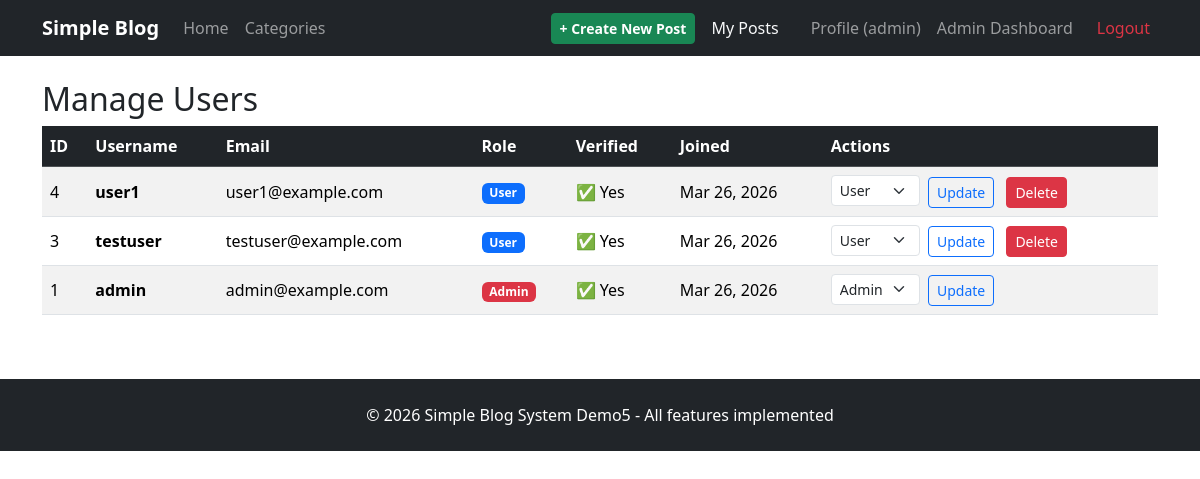
Screenshot of /PHP01/Projects/Project_1_Simple_Blog_System/demo5/index.php?controller=admin&action=manageUsers (signed in) with the database file from the repository.
### tables this page shows
CREATE TABLE `users` (
  `id` int(11) NOT NULL,
  `username` varchar(50) NOT NULL,
  `email` varchar(100) NOT NULL,
  `password` varchar(255) NOT NULL,
  `role` enum('user','admin') DEFAULT 'user',
  `verified` tinyint(1) DEFAULT 1,
  `verification_token` varchar(255) DEFAULT NULL,
  `reset_token` varchar(255) DEFAULT NULL,
  `reset_expires` datetime DEFAULT NULL,
  `created_at` timestamp NOT NULL DEFAULT current_timestamp(),
  `updated_at` timestamp NOT NULL DEFAULT current_timestamp() ON UPDATE current_timestamp()
);

### controllers/AdminController.php (called while the page is built, shortened)
<?php
class AdminController {
    public function manageUsers() {
        global $pdo;
        $users = $pdo->query("SELECT id, username, email, role, verified, created_at FROM users ORDER BY id DESC")->fetchAll();
        require "views/admin/users.php";
    }
}
?>

### views/admin/users.php (the view, shortened to what this page needs)
<?php require "views/layouts/header.php"; ?>
<h2>Manage Users</h2>
<div class="table-responsive">
    <table class="table table-striped table-hover align-middle">
        <thead class="table-dark">
            <tr>
                <th>ID</th>
                <th>Username</th>
                <th>Email</th>
                <th>Role</th>
                <th>Verified</th>
                <th>Joined</th>
                <th>Actions</th>
            </tr>
        </thead>
        <tbody>
            <?php foreach ($users as $user): ?>
            <tr>
                <td><?php echo $user['id']; ?></td>
                <td><strong><?php echo htmlspecialchars($user['username']); ?></strong></td>
                <td><?php echo htmlspecialchars($user['email']); ?></td>
                <td>
                    <span class="badge bg-<?php echo $user['role'] === 'admin' ? 'danger' : 'primary'; ?>">
                        <?php echo ucfirst($user['role']); ?>
                    </span>
                </td>
                <td><?php echo $user['verified'] ? '✅ Yes' : '❌ No'; ?></td>
                <td><?php echo date('M d, Y', strtotime($user['created_at'])); ?></td>
                <td>
                    <form method="POST" class="d-inline">
                        <select name="new_role" class="form-select form-select-sm d-inline w-auto">
                            <option value="user" <?php echo $user['role'] === 'user' ? 'selected' : ''; ?>>User</option>
                            <option value="admin" <?php echo $user['role'] === 'admin' ? 'selected' : ''; ?>>Admin</option>
                        </select>
                        <button type="submit" class="btn btn-sm btn-outline-primary ms-1">Update</button>
                    </form>
                    <?php if ($user['id'] !== $_SESSION["user_id"]): ?>
                    <form method="POST" class="d-inline ms-2" onsubmit="return confirm('Delete this user permanently?');">
                        <button type="submit" class="btn btn-sm btn-danger">Delete</button>
                    </form>
                    <?php endif; ?>
                </td>
            </tr>
            <?php endforeach; ?>
        </tbody>
    </table>
</div>
<?php require "views/layouts/footer.php"; ?>

### rows the page displays
users: id "4", username "user1", email "user1@example.com", role "User", verified "✅ Yes", created_at "Mar 26, 2026", new_role "User"
users: id "3", username "testuser", email "testuser@example.com", role "User", verified "✅ Yes", created_at "Mar 26, 2026", new_role "User"
users: id "1", username "admin", email "admin@example.com", role "Admin", verified "✅ Yes", created_at "Mar 26, 2026", new_role "Admin"

### other values shown
$_SESSION["username"] "admin"
